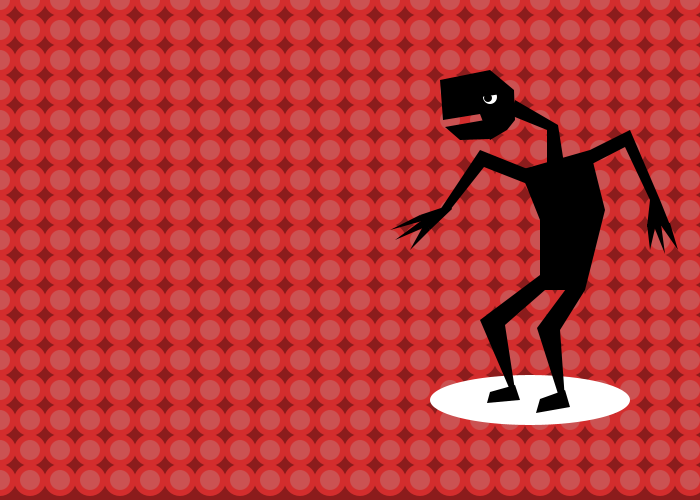
Frame 1 (no input)
Frame 60 (the mouse pressed at the canvas centre just before this capture): identical to frame 1, image omitted
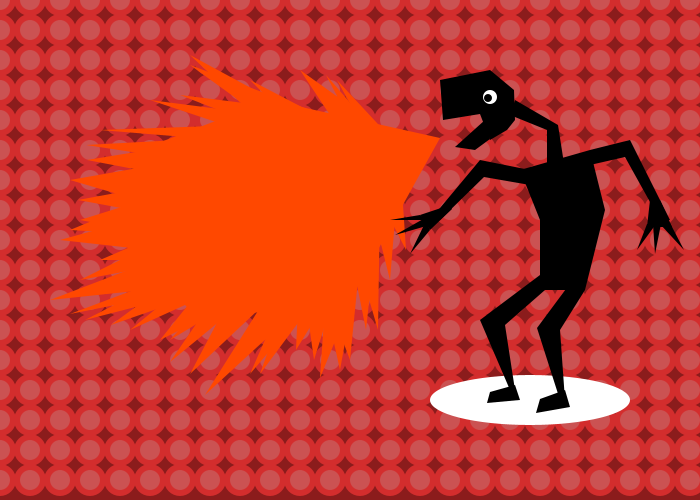
Frame 120 (the mouse held since frame 60 and released just before this capture)

The Processing sketch that drew these frames (run headless with seeded random() and noise(); from frame 60 on, the mouse is pressed at the canvas centre):

// Processing sketch: processing_12401
// ── processing_12401.pde

//assignment 2. oliver hensel-brown.

void setup(){
  size (700,500);
}

void draw(){
    //BACKGROUND PATTERN
  //first loop darker red
  background(139,28,28);
  smooth();
  for(int x = 0; x<=width; x = x+30) {
    for(int y = 0; y<=height; y = y+30){
      fill(211,45,45);
      noStroke();
      ellipse(x,y,32,32);
    }
  }
  
  //second loop lighter red
  for(int x = 0; x<=width; x=x+30){
    for(int y =0; y<=height; y=y+30){
      fill(203,82,82);
      ellipse( x, y, 20,20);
    }
  }
  //spot light for standing in
  fill(255);
  ellipse(530,400,200,50);

//MONSTER
    
    fill(0);
    
    //BODY
    beginShape();
    vertex(590,150);
    vertex(520,170);
    vertex(540,220);
    vertex(540,290);
    vertex(585,290);
    vertex(605,210);
    endShape();

    //rightleg
    beginShape();
    vertex(540,275);
    vertex(480,320);
    vertex(510,390);
    vertex(515,390);
    vertex(505,325);
    vertex(545,290);
    endShape();
    
    //leftleg
    beginShape();
    vertex(580,270);
    vertex(537,328);
    vertex(560,400);
    vertex(565,400);
    vertex(560,330);
    vertex(585,290);
    endShape();
    
    //neck
    beginShape();
    vertex(547,170);
    vertex(547,130);
    vertex(510,115);
    vertex(515,100);
    vertex(558,125);
    vertex(565,170);
    endShape();
    
    //head
    beginShape();
    vertex(514,90);
    vertex(490,70);
    vertex(440,80);
    vertex(443,120);
    vertex(480,114);
    vertex(490,140);
    vertex(507,130);
    vertex(515,120);
    endShape();
    
    //eye
    fill(255);
    ellipse(490,97,14,14);
    fill(0);
    ellipse(488,98,8,8);
    
    //left foot
    beginShape();
    vertex(515,385);
    vertex(490,392);
    vertex(487,403);
    vertex(520,400);
    endShape();
    
     //right foot
     fill(0);
    beginShape();
    vertex(565,390);
    vertex(540,399);
    vertex(536,413);
    vertex(570,407);
    endShape();
    


fill(255,72,0);
if(mousePressed){
  //FLAME
  beginShape();
  vertex(440,138);
  vertex(270,100);
  vertex(140,150);
  vertex(120,240);
  vertex(200,320);
  vertex(350,300);
  endShape();
  //fill(255);
  triangle(380,127,340,130,300,70);
  triangle(340,127,300,130,250,80);
  triangle(300,110,270,130,180,95);
  triangle(250,113,240,130,150,100);
  triangle(380,137,360,140,326,75);
  triangle(310,110,280,130,190,65);
  triangle(310,120,280,140,190,55);
  triangle(390,137,370,140,337,80);
  triangle(270,124,270,144,100,130);
  triangle(270,135,296,177,86,145);
  triangle(270,130,296,200,87,160);
  triangle(240,150,240,230,70,180);
  triangle(240,160,240,240,70,230);
  triangle(240,170,240,230,78,200);
  triangle(240,200,240,250,80,280);
  triangle(240,170,240,250,80,220);
  triangle(240,190,240,260,60,240);
  triangle(240,200,240,260,100,260);
  triangle(240,240,240,280,85,320);
  triangle(240,227,240,280,50,300); 
  triangle(240,250,240,280,70,314);
  triangle(240,240,240,280,130,330);
  triangle(240,240,240,300,160,340);
  triangle(240,230,240,280,111,325);
  triangle(240,260,270,280,170,340);
  triangle(240,260,270,280,170,362);
  triangle(250,260,290,280,190,374);
  triangle(300,260,330,280,250,374);
  triangle(328,260,360,280,320,378);
  triangle(290,260,330,280,205,395);
  triangle(300,260,330,280,260,374);
  triangle(300,260,339,280,296,350);
  triangle(300,260,339,280,314,360);
  triangle(360,260,320,280,340,370);
  triangle(360,260,320,280,350,360);
  triangle(380,200,340,200,366,330);
  triangle(380,200,340,200,378,330);
  triangle(400,160,360,160,390,280);
  triangle(400,160,360,160,406,250);
  

  
   //left arm 2
   fill(0);
    beginShape();
    vertex(530,170);
    vertex(480,160);
    vertex(430,220);
    vertex(440,220);
    vertex(484,177);
    vertex(530,185);
    endShape();
    
    //left hand 2
      beginShape();
      vertex(450,205);
      vertex(420,215);
      vertex(430,230);
      vertex(452,209);
      endShape();
      //fingers 2
      fill(0);
      triangle(420,215,426,220,390,220);
      triangle(425,218,430,225,395,235);
      triangle(426,221,430,230,410,254);
    
    //right arm 2
    beginShape();
    vertex(590,150);
    vertex(590,165);
    vertex(625,157);
    vertex(660,220);
    vertex(670,220);
    vertex(630,140);
    endShape();
    
     //right hand 2
       beginShape();
       vertex(650,200);
       vertex(647,227);
       vertex(672,227);
       vertex(660,200);
       endShape();
       //fingers 2
       triangle(660,224,670,223,684,250);
       triangle(653,224,661,224,655,254);
       triangle(647,224,656,224,637,250);
       
       //JAW 2
     beginShape();
     vertex(485,120);
     vertex(455,147);
     vertex(475,150);
     vertex(490,139);
     endShape();
  
  

    
  } else{
      
     
      fill(0);
      //eyebrow toggle
      stroke(0);
      strokeWeight(6);
      line(477,94,497,91);
      
      //left arm 1
      
      noStroke();
    beginShape();
    vertex(530,170);
    vertex(480,150);
    vertex(440,210);
    vertex(450,210);
    vertex(484,167);
    vertex(530,185);
    endShape();
    
      //left hand 1
      beginShape();
      vertex(450,205);
      vertex(420,215);
      vertex(430,230);
      vertex(452,209);
      endShape();
      //fingers 1
      fill(0);
      triangle(420,215,426,220,390,230);
      triangle(425,218,430,225,395,240);
      triangle(426,221,430,230,410,250);
    
    //right arm 1
    
    beginShape();
    vertex(590,150);
    vertex(590,165);
    vertex(625,147);
    vertex(650,200);
    vertex(660,200);
    vertex(630,130);
    endShape();
    
       //right hand 1
       beginShape();
       vertex(650,200);
       vertex(647,227);
       vertex(670,225);
       vertex(660,200);
       endShape();
       //fingers
       fill(0);
       triangle(660,224,670,223,678,250);
       triangle(653,224,661,224,665,254);
       triangle(647,224,656,224,650,250);
       
     //JAW 1
     beginShape();
     vertex(485,120);
     vertex(445,127);
     vertex(460,140);
     vertex(490,139);
     endShape();
    
      
  }

}
